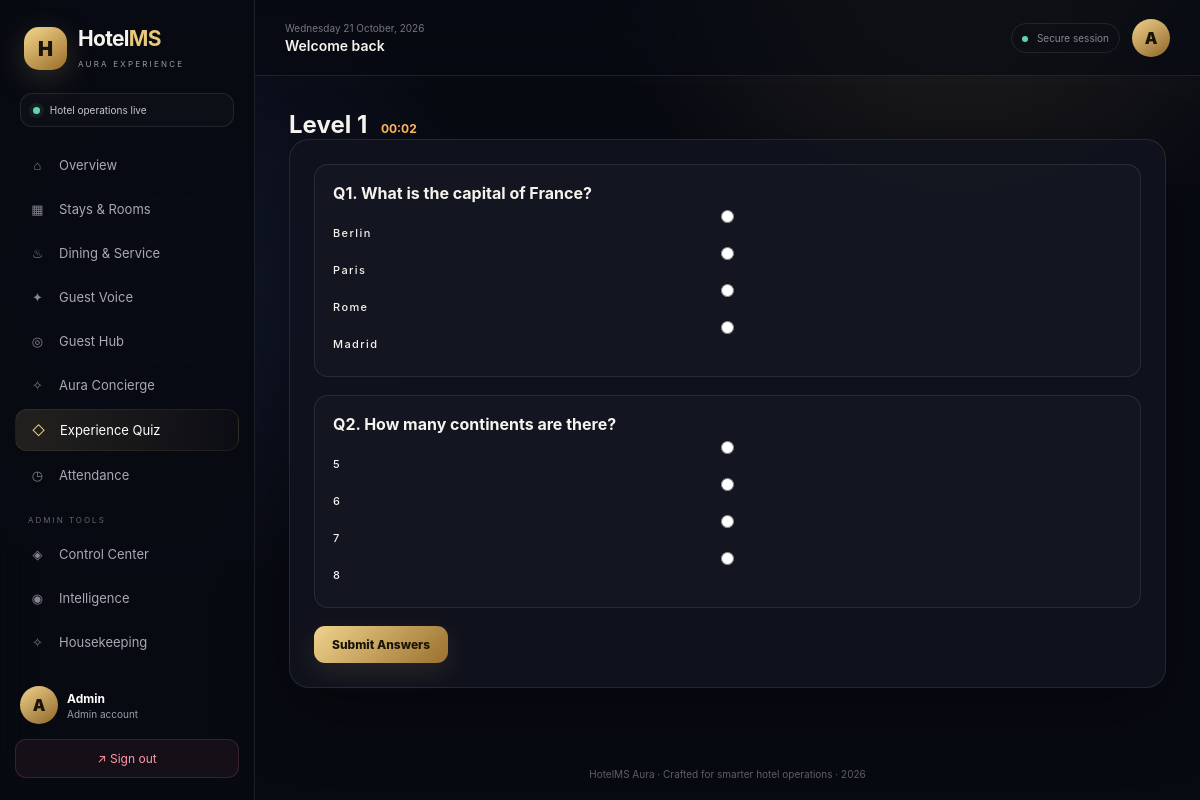
Screenshot of /quiz/play/1 (signed in) with the database file from the repository.
### models.py (models this page shows, shortened)
class User(UserMixin, db.Model):
    id = db.Column(db.Integer, primary_key=True)
    name = db.Column(db.String(120), nullable=False)
    email = db.Column(db.String(120), unique=True, nullable=False)
    password_hash = db.Column(db.String(255), nullable=False)
    role = db.Column(db.String(20), nullable=False, default="guest")
    created_at = db.Column(db.DateTime, default=datetime.utcnow)

class QuizQuestion(db.Model):
    id = db.Column(db.Integer, primary_key=True)
    level = db.Column(db.Integer, nullable=False, default=1)
    question = db.Column(db.Text, nullable=False)
    option_a = db.Column(db.String(200), nullable=False)
    option_b = db.Column(db.String(200), nullable=False)
    option_c = db.Column(db.String(200), nullable=False)
    option_d = db.Column(db.String(200), nullable=False)
    correct_option = db.Column(db.String(1), nullable=False)  # A, B, C, D

### routes/quiz_routes.py (the view, shortened to what this page needs)
@quiz_bp.route("/play/<int:level>", methods=["GET", "POST"])
@login_required
def play(level):
    questions = QuizQuestion.query.filter_by(level=level).all()
    session["quiz_start_time"] = int(time.time())
    return render_template("quiz/play.html", questions=questions, level=level)

### templates/quiz/play.html (shortened to what this page needs)
{% extends "base.html" %}
{% block content %}
<h2>Level {{ level }} <span id="timer" class="timer">00:00</span></h2>
<form method="POST" class="form-card">
    {% for q in questions %}
    <div class="quiz-question">
        <p><strong>Q{{ loop.index }}. {{ q.question }}</strong></p>
        <label><input type="radio" name="q{{ q.id }}" value="A" required> {{ q.option_a }}</label>
        <label><input type="radio" name="q{{ q.id }}" value="B"> {{ q.option_b }}</label>
        <label><input type="radio" name="q{{ q.id }}" value="C"> {{ q.option_c }}</label>
        <label><input type="radio" name="q{{ q.id }}" value="D"> {{ q.option_d }}</label>
    </div>
    {% else %}
    <p>No questions in this level yet.</p>
    {% endfor %}
    <button type="submit" class="btn-primary">Submit Answers</button>
</form>
{% endblock %}

### templates/base.html (shortened to what this page needs)
<!doctype html>
<html lang="en">
<head>
    <link rel="stylesheet" href="{{ url_for('static', filename='css/style.css') }}">
</head>
<body class="{% if current_user.is_authenticated %}app-shell{% else %}auth-shell{% endif %}">
{% if current_user.is_authenticated %}
<aside class="sidebar" id="sidebar">
    <div class="brand">
        <div class="brandmark">H</div>
        <div><h2>Hotel<span>MS</span></h2><small>AURA EXPERIENCE</small></div>
    </div>
    <div class="welcome-mini"><span class="pulse"></span> Hotel operations live</div>
    <nav class="nav">
        <a href="{{ url_for('auth.dashboard') }}" class="{{ 'active' if request.endpoint == 'auth.dashboard' }}"><i>⌂</i> Overview</a>
        <a href="{{ url_for('booking.rooms') }}" class="{{ 'active' if request.blueprint == 'booking' }}"><i>▦</i> Stays & Rooms</a>
        <a href="{{ url_for('service.menu') }}" class="{{ 'active' if request.blueprint == 'service' }}"><i>♨</i> Dining & Service</a>
        <a href="{{ url_for('review.list_reviews') }}" class="{{ 'active' if request.blueprint == 'review' }}"><i>✦</i> Guest Voice</a>
        <a href="{{ url_for('advanced.guest_hub') }}" class="{{ 'active' if request.endpoint == 'advanced.guest_hub' }}"><i>◎</i> Guest Hub</a>
        <a href="{{ url_for('advanced.concierge') }}" class="{{ 'active' if request.endpoint == 'advanced.concierge' }}"><i>✧</i> Aura Concierge</a>
        <a href="{{ url_for('quiz.quiz_home') }}" class="{{ 'active' if request.blueprint == 'quiz' }}"><i>◇</i> Experience Quiz</a>
        {% if current_user.role in ['teacher', 'admin'] %}
        <a href="{{ url_for('attendance.mark_attendance') }}" class="{{ 'active' if request.blueprint == 'attendance' }}"><i>◷</i> Attendance</a>
        {% elif current_user.role == 'student' %}
        <a href="{{ url_for('attendance.my_attendance') }}" class="{{ 'active' if request.blueprint == 'attendance' }}"><i>◷</i> My Attendance</a>
        {% endif %}
        {% if current_user.role == 'admin' %}
        <div class="nav-label">ADMIN TOOLS</div>
        <a href="{{ url_for('admin.control') }}" class="{{ 'active' if request.blueprint == 'admin' }}"><i>◈</i> Control Center</a>
        <a href="{{ url_for('advanced.analytics') }}" class="{{ 'active' if request.endpoint == 'advanced.analytics' }}"><i>◉</i> Intelligence</a>
        <a href="{{ url_for('housekeeping.board') }}" class="{{ 'active' if request.blueprint == 'housekeeping' }}"><i>✧</i> Housekeeping</a>
        <a href="{{ url_for('quiz.manage_questions') }}"><i>⚙</i> Quiz Control</a>
        {% endif %}
    </nav>
    <div class="sidebar-bottom">
        <div class="mini-profile"><div class="avatar">{{ current_user.name[0]|upper }}</div><div><strong>{{ current_user.name }}</strong><small>{{ current_user.role|capitalize }} account</small></div></div>
        <a class="logout" href="{{ url_for('auth.logout') }}">↗ Sign out</a>
    </div>
</aside>
<main class="main">
    <header class="topbar">
        <div class="top-left"><button class="menu" id="menuBtn">☰</button><div><div class="date" id="date"></div><h3>{% block pagetitle %}Welcome back{% endblock %}</h3></div></div>
        <div class="top-right"><div class="top-status"><span></span> Secure session</div><div class="avatar">{{ current_user.name[0]|upper }}</div></div>
    </header>
    <section class="content">
{% else %}
<main class="auth-wrapper">
{% endif %}
    {% block content %}{% endblock %}
{% if current_user.is_authenticated %}
    </section>
    <footer>HotelMS Aura · Crafted for smarter hotel operations · 2026</footer>
</main>
{% else %}
</main>
{% endif %}
</body>
</html>

### rows the page displays
User: name "A", name "Admin", role "Admin"
QuizQuestion: question "What is the capital of France?", option_a "Berlin", option_b "Paris", option_c "Rome", option_d "Madrid"
QuizQuestion: question "How many continents are there?", option_a "5", option_b "6", option_c "7", option_d "8"

### other values shown
{{ level }} "1"
